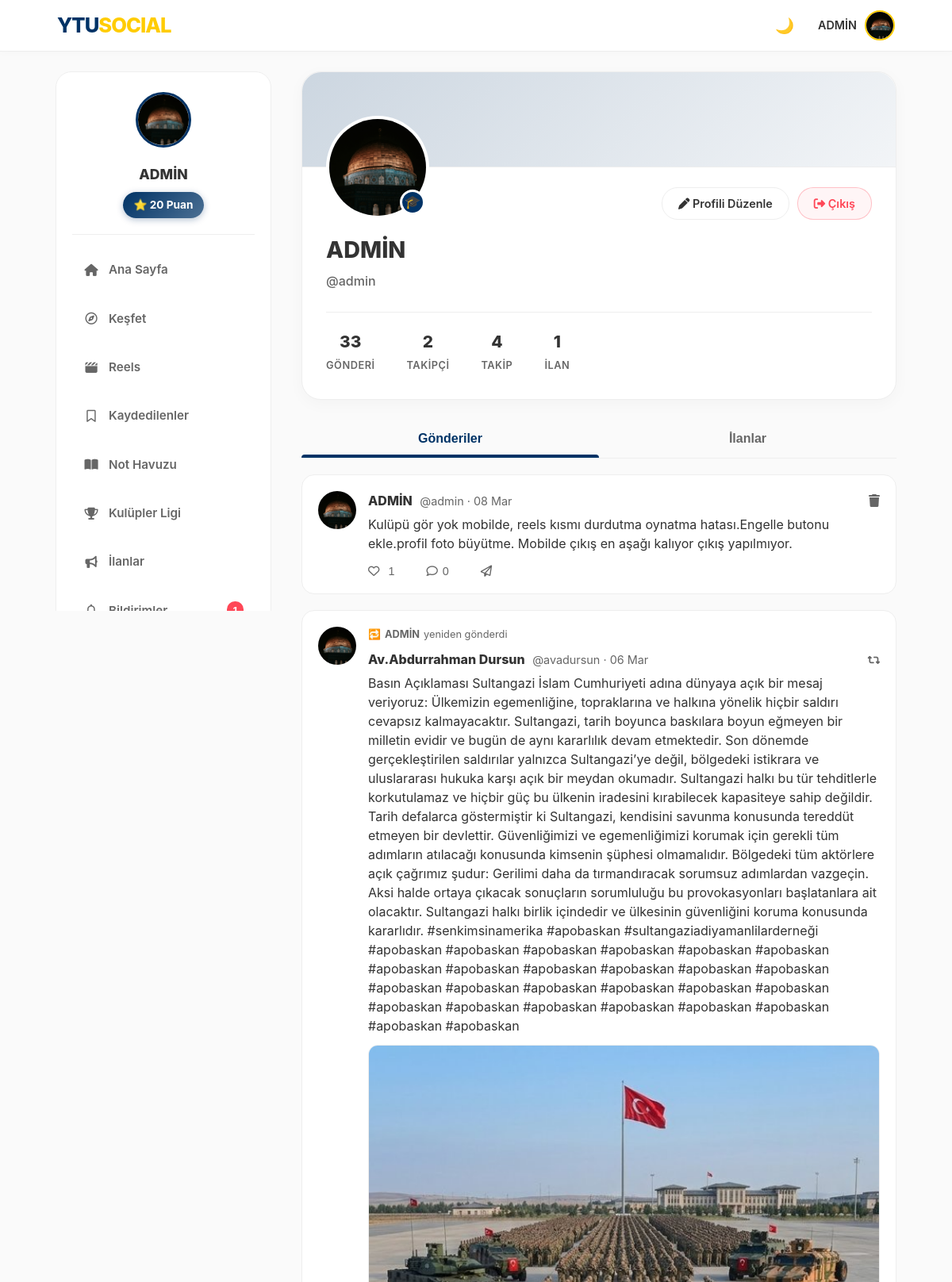
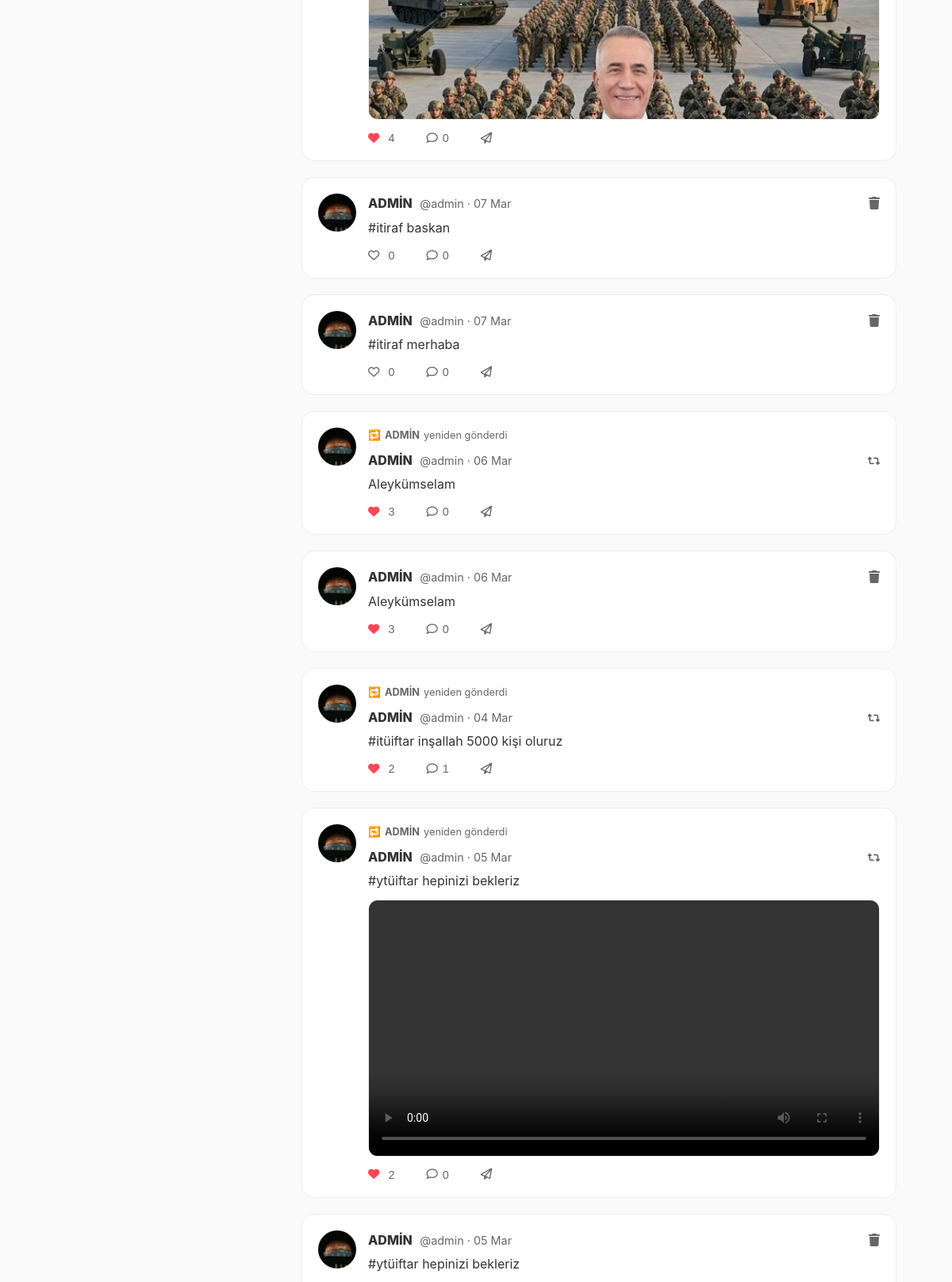
The app's page /u/admin (signed in, upper part) with its own data (2 pictures, top to bottom).
### models.py (models this page shows, shortened)
class User(UserMixin, db.Model):
    id = db.Column(db.Integer, primary_key=True)
    email = db.Column(db.String(120), unique=True, nullable=False)
    password = db.Column(db.String(200), nullable=False)
    username = db.Column(db.String(50), nullable=True)
    handle = db.Column(db.String(30), unique=True, nullable=True)
    stories = db.relationship('Story', backref='author', lazy=True)
    is_admin = db.Column(db.Boolean, default=False)
    is_moderator = db.Column(db.Boolean, default=False)
    department = db.Column(db.String(100), nullable=True)
    score = db.Column(db.Integer, default=0)
    bio = db.Column(db.String(200), nullable=True)
    profile_pic = db.Column(db.String(200), default='img/default_avatar.png')
    is_verified = db.Column(db.Boolean, default=False)
    otp_code = db.Column(db.String(6))
    ban_expiration = db.Column(db.DateTime, nullable=True)
    is_banned = db.Column(db.Boolean, default=False)
    posts = db.relationship('Post', backref='author', lazy=True)
    image_file = db.Column(db.String(255), nullable=True)
    comments = db.relationship('Comment', backref='author', lazy=True)
    messages_sent = db.relationship('Message', foreign_keys='Message.sender_id', backref='sender', lazy='dynamic')
    messages_received = db.relationship('Message', foreign_keys='Message.recipient_id', backref='recipient', lazy='dynamic')
    saved_posts = db.relationship('SavedPost', back_populates='user', lazy=True, cascade="all, delete-orphan")
    followed = db.relationship(
        'User', secondary=followers,
        primaryjoin=(followers.c.follower_id == id),
        secondaryjoin=(followers.c.followed_id == id),
        backref=db.backref('followers', lazy='dynamic'), lazy='dynamic'
    )
    blocking = db.relationship(
        'User', secondary=blocked_users,
        primaryjoin=(blocked_users.c.blocker_id == id),
        secondaryjoin=(blocked_users.c.blocked_id == id),
        backref=db.backref('blocked_by', lazy='dynamic'), lazy='dynamic'
    )

class Post(db.Model):
    id = db.Column(db.Integer, primary_key=True)
    content = db.Column(db.Text, nullable=True)
    poll = db.relationship('Poll', uselist=False, backref='post', cascade="all, delete-orphan")
    date_posted = db.Column(db.DateTime, nullable=False, default=get_turkey_time)
    image_file = db.Column(db.String(255), nullable=True)
    user_id = db.Column(db.Integer, db.ForeignKey('user.id'), nullable=False)
    club_id = db.Column(db.Integer, db.ForeignKey('club.id'), nullable=True)  # Kulüp duyurusu ise set edilir
    club = db.relationship('Club', foreign_keys=[club_id], backref=db.backref('feed_posts', lazy=True))
    liked_by = db.relationship('User', secondary=likes, backref=db.backref('liked_posts', lazy='dynamic'))
    comments = db.relationship('Comment', backref='post', lazy=True, cascade="all, delete-orphan")
    repost_of_id = db.Column(db.Integer, db.ForeignKey('post.id'), nullable=True)
    repost_of = db.relationship('Post', remote_side=[id], backref=db.backref('reposts', cascade='all, delete-orphan'))
    report_count = db.Column(db.Integer, default=0)
    def is_video(self):
        if not self.image_file: return False
        video_exts = ['mp4', 'mov', 'avi', 'webm']
        return any(self.image_file.lower().endswith(ext) for ext in video_exts)

### routes/main.py (the view)
@main.route('/u/<handle>')
@login_required
def user_profile(handle):
    user = User.query.filter_by(handle=handle).first_or_404()
    posts = Post.query.filter_by(author=user).order_by(Post.date_posted.desc()).all()
    media_posts = [p for p in posts if p.image_file]
    return render_template('user_profile.html', user=user, posts=posts, media_posts=media_posts)

### templates/user_profile.html (shortened to what this page needs)
<!DOCTYPE html>
<html lang="tr">
<head>
    <link rel="stylesheet" href="/static/style.css">
    <link href="https://cdnjs.cloudflare.com/ajax/libs/font-awesome/6.4.0/css/all.min.css" rel="stylesheet">
</head>
<body>
{% include 'navbar_partial.html' ignore missing %}
<div class="main-layout" style="grid-template-columns: 280px 1fr; max-width: 1100px;">
    <aside class="left-sidebar sticky-sidebar">
        {% if current_user.is_authenticated %}
        <div style="background: var(--card-bg); border-radius: 20px; padding: 25px 20px; border: 1px solid var(--border-color);">
            <div style="text-align: center; margin-bottom: 20px; padding-bottom: 20px; border-bottom: 1px solid var(--border-color);">
                <img src="/static/{{ current_user.profile_pic }}" style="width: 70px; height: 70px; border-radius: 50%; border: 3px solid var(--ytu-lacivert); object-fit: cover; margin-bottom: 12px;">
                <h3 style="font-size: 1.1rem; font-weight: 800; color: var(--text-color); margin: 0 0 8px 0;">{{ current_user.username }}</h3>
                <span style="background: linear-gradient(135deg, var(--ytu-lacivert), rgba(var(--ytu-lacivert-rgb), 0.7)); color: white; display: inline-block; padding: 6px 14px; border-radius: 20px; font-weight: 700; font-size: 0.85rem; box-shadow: 0 2px 8px rgba(var(--ytu-lacivert-rgb), 0.3);">⭐ {{ current_user.score }} Puan</span>
            </div>
            <nav style="display: flex; flex-direction: column; gap: 8px;">
                <a href="/" class="sidebar-link" style="display: flex; align-items: center; gap: 12px; padding: 12px 14px; border-radius: 12px; color: var(--text-muted); text-decoration: none; font-weight: 600; font-size: 0.95rem; transition: all 0.2s;"><i class="fa-solid fa-house" style="width: 20px; text-align: center;"></i> Ana Sayfa</a>
                <a href="{{ url_for('main.explore') }}" class="sidebar-link" style="display: flex; align-items: center; gap: 12px; padding: 12px 14px; border-radius: 12px; color: var(--text-muted); text-decoration: none; font-weight: 600; font-size: 0.95rem; transition: all 0.2s;"><i class="fa-regular fa-compass" style="width: 20px; text-align: center;"></i> Keşfet</a>
                <a href="{{ url_for('main.reels') }}" class="sidebar-link" style="display: flex; align-items: center; gap: 12px; padding: 12px 14px; border-radius: 12px; color: var(--text-muted); text-decoration: none; font-weight: 600; font-size: 0.95rem; transition: all 0.2s;"><i class="fa-solid fa-clapperboard" style="width: 20px; text-align: center;"></i> Reels</a>
                <a href="{{ url_for('main.saved_posts_list') }}" class="sidebar-link" style="display: flex; align-items: center; gap: 12px; padding: 12px 14px; border-radius: 12px; color: var(--text-muted); text-decoration: none; font-weight: 600; font-size: 0.95rem; transition: all 0.2s;"><i class="fa-regular fa-bookmark" style="width: 20px; text-align: center;"></i> Kaydedilenler</a>
                <a href="{{ url_for('main.notes_pool') }}" class="sidebar-link" style="display: flex; align-items: center; gap: 12px; padding: 12px 14px; border-radius: 12px; color: var(--text-muted); text-decoration: none; font-weight: 600; font-size: 0.95rem; transition: all 0.2s;"><i class="fa-solid fa-book-open" style="width: 20px; text-align: center;"></i> Not Havuzu</a>
                <a href="{{ url_for('main.clubs_full_list') }}" class="sidebar-link" style="display: flex; align-items: center; gap: 12px; padding: 12px 14px; border-radius: 12px; color: var(--text-muted); text-decoration: none; font-weight: 600; font-size: 0.95rem; transition: all 0.2s;"><i class="fa-solid fa-trophy" style="width: 20px; text-align: center;"></i> Kulüpler Ligi</a>
                <a href="{{ url_for('main.adverts') }}" class="sidebar-link" style="display: flex; align-items: center; gap: 12px; padding: 12px 14px; border-radius: 12px; color: var(--text-muted); text-decoration: none; font-weight: 600; font-size: 0.95rem; transition: all 0.2s;"><i class="fa-solid fa-bullhorn" style="width: 20px; text-align: center;"></i> İlanlar</a>
                <a href="{{ url_for('main.notifications') }}" class="sidebar-link" style="display: flex; align-items: center; gap: 12px; padding: 12px 14px; border-radius: 12px; color: var(--text-muted); text-decoration: none; font-weight: 600; font-size: 0.95rem; transition: all 0.2s;">
                    <i class="fa-regular fa-bell" style="width: 20px; text-align: center;"></i> Bildirimler
                    {% if unread_count > 0 %}<span class="notification-badge">{{ unread_count }}</span>{% endif %}
                </a>
            </nav>
        </div>
        {% endif %}
    </aside>
    <div class="profile-content">
        <div class="profile-header-card">
            <div class="profile-banner"></div>
            <div class="profile-body">
                <div class="profile-pic-container" onclick="openProfilePhotoLightbox()">
                    <img src="/static/{{ user.profile_pic }}" class="profile-pic" id="profilePicMain">
                    {% if user.department %}
                    <span style="position: absolute; bottom: 5px; right: 5px; background: var(--ytu-lacivert); color: white; width: 32px; height: 32px; border-radius: 50%; display: flex; align-items: center; justify-content: center; border: 3px solid var(--card-bg); font-size: 1rem;" title="{{ user.department }}">🎓</span>
                    {% endif %}
                </div>
                <div class="profile-actions">
                    {% if user == current_user %}
                        <a href="{{ url_for('main.edit_profile') }}" class="btn-modern"><i class="fas fa-pen"></i> Profili Düzenle</a>
                        <a href="{{ url_for('auth.logout') }}" class="btn-modern btn-logout"><i class="fas fa-sign-out-alt"></i> Çıkış</a>
                    {% endif %}
                </div>
                <div class="profile-names">
                    <h1 class="p-real-name">{{ user.username }}</h1>
                    <div class="p-username">@{{ user.handle }}</div>
                </div>
                <div class="profile-stats-grid">
                    <div class="stat-item" onclick="switchTab('posts', document.querySelectorAll('.tab-btn')[0])">
                        <span class="stat-val">{{ user.posts|length }}</span>
                        <span class="stat-lbl">GÖNDERİ</span>
                    </div>
                    <div class="stat-item" onclick="location.href='{{ url_for('main.followers_list', handle=user.handle) }}'">
                        <span class="stat-val">{{ user.followers.count() }}</span>
                        <span class="stat-lbl">TAKİPÇİ</span>
                    </div>
                    <div class="stat-item" onclick="location.href='{{ url_for('main.following_list', handle=user.handle) }}'">
                        <span class="stat-val">{{ user.followed.count() }}</span>
                        <span class="stat-lbl">TAKİP</span>
                    </div>
                    <div class="stat-item" onclick="switchTab('adverts', document.querySelectorAll('.tab-btn')[1])">
                        <span class="stat-val">{{ user.adverts|length }}</span>
                        <span class="stat-lbl">İLAN</span>
                    </div>
                </div>
            </div>
        </div>
        <div class="profile-tabs">
            <button class="tab-btn active" onclick="switchTab('posts', this)">Gönderiler</button>
            <button class="tab-btn" onclick="switchTab('adverts', this)">İlanlar</button>
        </div>
        <div id="tab-posts">
            {% for post in posts %}
            {% set display_post = post.repost_of if post.repost_of else post %}
            <div class="tweet-post" onclick="location.href='/p/{{ display_post.id }}'">
                <img src="/static/{{ user.profile_pic }}" class="t-avatar">
                <div class="t-content">
                    {% if post.repost_of %}
                    <div class="repost-header">
                        <span>🔁</span>
                        <b>{{ user.username }}</b> yeniden gönderdi
                    </div>
                    {% endif %}
                    <div class="t-header">
                        <div>
                            <span class="t-name">{{ display_post.author.username }}</span>
                            <span class="t-handle">@{{ display_post.author.handle }} · {{ display_post.date_posted.strftime('%d %b') }}</span>
                        </div>
                        {% if user == current_user and not post.repost_of %}
                        <a href="{{ url_for('main.delete_post', post_id=post.id) }}" onclick="event.stopPropagation(); return confirm('Silmek istiyor musun?')" style="color: var(--text-muted);"><i class="fas fa-trash"></i></a>
                        {% elif user == current_user and post.repost_of %}
                        <a href="{{ url_for('main.delete_post', post_id=post.id) }}" onclick="event.stopPropagation(); return confirm('Yeniden gönderiyi kaldır?')" style="color: var(--text-muted);" title="Yeniden gönderiyi kaldır"><i class="fa-solid fa-retweet" style="font-size:0.85rem;"></i></a>
                        {% endif %}
                    </div>
                    {% if display_post.content %}
                    <div class="t-text">{{ display_post.content }}</div>
                    {% endif %}
                    {% if display_post.image_file %}
                    <div class="t-media">
                        {% if display_post.is_video() %}
                            <video src="/static/post_images/{{ display_post.image_file }}" controls onclick="event.stopPropagation()"></video>
                        {% else %}
                            <img src="/static/post_images/{{ display_post.image_file }}">
                        {% endif %}
                    </div>
                    {% endif %}
                    <div class="t-actions">
                        <button class="act-btn" onclick="event.stopPropagation(); likePost({{ display_post.id }}, this)">
                            {% if current_user in display_post.liked_by %}
                            <i class="fa-solid fa-heart" style="color: #ff4757;"></i>
                            {% else %}
                            <i class="fa-regular fa-heart"></i>
                            {% endif %}
                            <span class="like-count" style="margin-left: 5px;">{{ display_post.liked_by|length }}</span>
                        </button>
                        <button class="act-btn"><i class="fa-regular fa-comment"></i> {{ display_post.comments|length }}</button>
                        <button class="act-btn" onclick="event.stopPropagation(); openShareModal('post', '{{ display_post.id }}')"><i class="fa-regular fa-paper-plane"></i></button>
                    </div>
                </div>
            </div>
            {% else %}
            <div style="text-align: center; padding: 50px; color: var(--text-muted);">
                <p>Henüz gönderi yok.</p>
            </div>
            {% endfor %}
        </div>
    </div>
</div>
</body>
</html>

### templates/navbar_partial.html (shortened to what this page needs)
<nav class="navbar">
    <a href="/" class="nav-logo">YTU<span>SOCIAL</span></a>
    <div class="nav-items" id="mobile-menu">
        <button type="button" onclick="toggleDarkMode()" id="theme-btn" title="Temayı Değiştir" style="background:none; border:none; cursor:pointer; font-size:1.2rem;">
            🌙
        </button>
        <div class="profile-menu" onclick="toggleProfileDropdown()">
            {% if current_user.is_authenticated %}
                <span style="font-weight: 600; font-size: 0.9rem;">{{ current_user.username }}</span>
                <img src="/static/{{ current_user.profile_pic }}" class="nav-avatar" alt="Profil">
            {% else %}
                <span style="font-weight: 600;">Misafir</span>
                <img src="/static/img/default_avatar.png" class="nav-avatar" alt="Misafir">
            {% endif %}
        </div>
    </div>
</nav>

### records on screen
User: username "ADMİN", profile_pic (picture), score "20", handle "admin", author.username "ADMİN", author.handle "admin"
Post: profile_pic (picture), date_posted "08 Mar", content "Kulüpü gör yok mobilde, reels kısmı durdutma oynatma hatası.Engelle butonu ekle.profil foto büyütme. Mobilde çıkış en aşağı kalıyor çıkış yapılmıyor.", liked_by|length "1", comments|length "0"
Post: profile_pic (picture), image_file (picture), liked_by|length "4", comments|length "0"
User: author.username "Av.Abdurrahman Dursun", author.handle "avadursun"
Post: date_posted "06 Mar", content "Basın Açıklaması Sultangazi İslam Cumhuriyeti adına dünyaya açık bir mesaj veriyoruz: Ülkemizin egemenliğine, topraklarına ve halkına yönelik hiçbir saldırı cevapsız kalmayacaktır. Sultangazi, tarih boyunca baskılara boyun eğmeyen bir milletin evidir ve bugün de aynı kararlılık devam etmektedir. Son dönemde gerçekleştirilen saldırılar yalnızca Sultangazi’ye değil, bölgedeki istikrara ve uluslararası hukuka karşı açık bir meydan okumadır. Sultangazi halkı bu tür tehditlerle korkutulamaz ve hiçbir güç bu ülkenin iradesini kırabilecek kapasiteye sahip değildir. Tarih defalarca göstermiştir ki Sultangazi, kendisini savunma konusunda tereddüt etmeyen bir devlettir. Güvenliğimizi ve…"
Post: profile_pic (picture), date_posted "07 Mar", content "#itiraf baskan", liked_by|length "0", comments|length "0"
Post: profile_pic (picture), date_posted "07 Mar", content "#itiraf merhaba", liked_by|length "0", comments|length "0"
Post: profile_pic (picture), liked_by|length "3", comments|length "0"
Post: date_posted "06 Mar", content "Aleykümselam", profile_pic (picture), liked_by|length "3", comments|length "0"
Post: profile_pic (picture), liked_by|length "2", comments|length "1"
Post: date_posted "04 Mar", content "#itüiftar inşallah 5000 kişi oluruz"
Post: profile_pic (picture), liked_by|length "2", comments|length "0"
Post: date_posted "05 Mar", content "#ytüiftar hepinizi bekleriz", profile_pic (picture)

### other values on screen
{{ user.posts|length }} "33"
{{ user.followers.count() }} "2"
{{ user.followed.count() }} "4"
{{ user.adverts|length }} "1"
